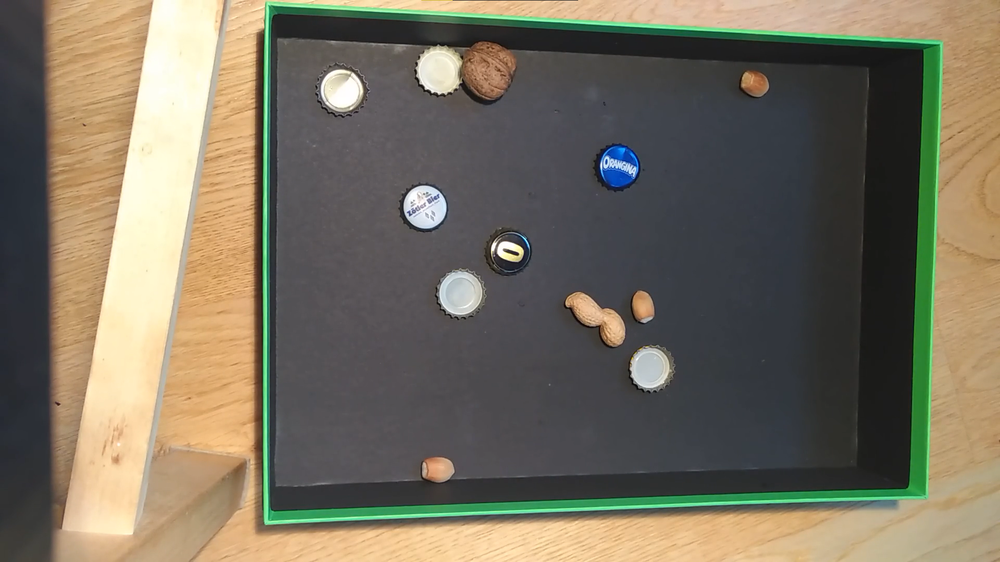
#> input picture example_1.png, 1000 x 562 px, shrunk from 1920 x 1080 before the run; its folder holds only this picture in this run
$ python -i roi_detection.py   (imports and definitions only)
#> lines starting #> are read from the running program, lines starting #| are printed output that depends on the picture; after the words box and inside, x2 and y2 are one past the last pixel; in counts of white or black regions, pixels touching at a corner belong together
#> further down, picture is the input picture: shape (562, 1000, 3); mean B, G, R 94.9, 111.5, 118.6
import cv2
import matplotlib.pyplot as plt
import numpy as np
import json
import sys
import os
import math
import random
#%matplotlib inline
#from __future__ import print_function
from ipywidgets import interact, interactive, fixed, interact_manual
import ipywidgets as widgets
import glob

# Parameters
PADDING_SIZE = 60
K = 2 # k-means clustering (2 : separate background color from ROI area color)
ROI_OFFSET = 40
COLORS = [[0, 0, 0], [255, 255, 255]]

# Adapted from: https://gist.github.com/soply/f3eec2e79c165e39c9d540e916142ae1
# [36 lines left out: functions show_images, draw_rectangle, not called in this run]


def postprocess_polygon_vertices(polygon_vertices, image_shape):
    '''Determine the top-left, top-right, bottom-right,
    and bottom-left points for the ROI polygon and it's external polygon,
    also removing the padding previously added from the points coordinates '''

    points_internal = np.clip(polygon_vertices.copy().reshape((4, 2)) - PADDING_SIZE, a_min=[0, 0], a_max=[image_shape[1], image_shape[0]])
    internal_polygon_vertices = np.zeros((4, 1, 2), dtype=np.int32)

    # the top-left point has the smallest sum whereas the
    # bottom-right has the largest sum
    add = points_internal.sum(1)
    internal_polygon_vertices[0] = points_internal[np.argmin(add)]
    internal_polygon_vertices[3] = points_internal[np.argmax(add)]

    # compute the difference between the points -- the top-right
    # will have the minumum difference and the bottom-left will
    # have the maximum difference
    diff = np.diff(points_internal, axis=1)
    internal_polygon_vertices[1] = points_internal[np.argmin(diff)]
    internal_polygon_vertices[2] = points_internal[np.argmax(diff)]

    return internal_polygon_vertices


def get_external_polygon_vertices(internal_polygon_vertices, image_shape):
    '''TODO'''

    external_polygon_vertices = internal_polygon_vertices.copy()
    external_polygon_vertices[0, 0] += [-ROI_OFFSET, -ROI_OFFSET]
    external_polygon_vertices[1, 0] += [ ROI_OFFSET, -ROI_OFFSET]
    external_polygon_vertices[3, 0] += [ ROI_OFFSET, +ROI_OFFSET]
    external_polygon_vertices[2, 0] += [-ROI_OFFSET, +ROI_OFFSET]
    external_polygon_vertices = np.clip(external_polygon_vertices, a_min=[0, 0], a_max=[image_shape[1], image_shape[0]])

    return external_polygon_vertices

# [10 lines left out: function full_image_polygon, not called in this run]


def find_roi_corner_points(image, plot=False):
    '''TODO'''
#> called with plot = False
    # Sources:
    #   https://www.pyimagesearch.com/2014/04/21/building-pokedex-python-finding-game-boy-screen-step-4-6/
    #   https://github.com/opencv/opencv/blob/master/samples/python/squares.py

    image_area = image.shape[0] * image.shape[1]
#> image_area = 562000
    lb_area = image_area * 0.05
#> lb_area = 28100
    ub_area = image_area * 0.99
#> ub_area = 556380
    min_vertical_length = image.shape[0] * 0.1
#> min_vertical_length = 56.2
    min_horizontal_length = image.shape[1] * 0.1
#> min_horizontal_length = 100

    # list of all the valid 4-vertices polygons found
    polygons_found = []

    # https://opencv-python-tutroals.readthedocs.io/en/latest/py_tutorials/py_imgproc/py_filtering/py_filtering.html#bilateral-filtering
    # Highly effective at noise removal while preserving edges
    bilateral_blur = cv2.bilateralFilter(image, 9, 75, 75)

    # http://www.cse.msu.edu/~pramanik/research/papers/2002Papers/icip.hsv.pdf
    image_for_clustering = cv2.cvtColor(bilateral_blur, cv2.COLOR_BGR2HSV)
#> image_for_clustering: shape (562, 1000, 3); mean H, S, V 67.1, 55.2, 125.6

    # vectorize image
    vectorized = np.float32(image_for_clustering.reshape((-1,3)))

     # define criteria, number of clusters(K) and apply kmeans()
    criteria = (cv2.TERM_CRITERIA_EPS + cv2.TERM_CRITERIA_MAX_ITER, 10, 1.0) #  ( type, max_iter, epsilon )
    _, label, _ = cv2.kmeans(vectorized, K, None, criteria, 10, cv2.KMEANS_RANDOM_CENTERS) # alternative is cv2.KMEANS_PP_CENTERS

    colors = np.uint8(COLORS)

    # make image
    res = colors[label.flatten()]
    clustered_image = res.reshape((image.shape))
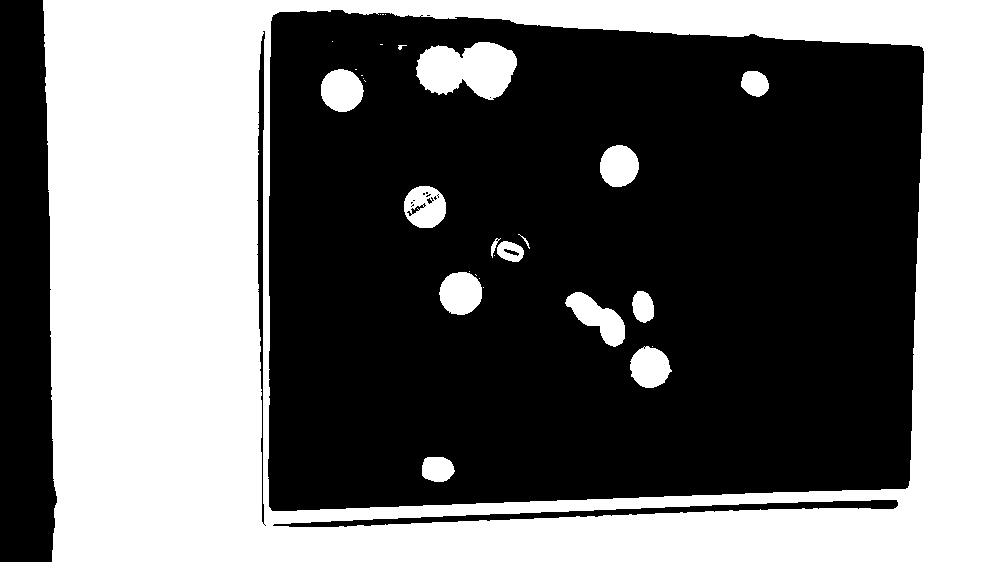
#> clustered_image: shape (562, 1000, 3); 42.4% white; 30 white regions (15 under 20 px), largest, box (x1, y1, x2, y2) and area: (43, 0, 1000, 562) 223660, (416, 42, 517, 100) 4202, (565, 292, 625, 347) 1572

    # convert to grayscale to get a binary image
    gray = cv2.cvtColor(clustered_image, cv2.COLOR_BGR2GRAY)

    # postprocess (?)
    # https://docs.opencv.org/master/d9/d61/tutorial_py_morphological_ops.html
    # kernel = cv2.getStructuringElement(cv2.MORPH_RECT, (5,5))
    # threshold = cv2.morphologyEx(threshold, cv2.MORPH_OPEN, kernel, iterations=1)
    # threshold = cv2.morphologyEx(threshold, cv2.MORPH_CLOSE, kernel, iterations=1)

    # for each padding_color (black or white)
    for padding_color in COLORS:

        # Add padding to the thresholded image
        padded_image = cv2.copyMakeBorder(gray.copy(),
                                          PADDING_SIZE, PADDING_SIZE, PADDING_SIZE, PADDING_SIZE,
                                          cv2.BORDER_CONSTANT, value=padding_color)

        # detecting shapes in image by selecting region with same colors or intensity
        contours, _ = cv2.findContours(padded_image, cv2.RETR_CCOMP, cv2.CHAIN_APPROX_SIMPLE) # cv2.RETR_TREE
        contours = sorted(contours, key=cv2.contourArea)
        contours = contours[5:]

        # Draw all detected contours
        padded_image = cv2.drawContours(cv2.cvtColor(padded_image,cv2.COLOR_GRAY2RGB), contours, -1, (0, 255, 0), 10)

        arc_lenght_percentages = np.flip(np.arange(0.01, 0.1, 0.01))
        # arc_lenght_percentages = np.arange(0.01, 0.1, 0.01)
        for arc_lenght_percentage in arc_lenght_percentages: # arc_lenght_percentages:

            for contour in contours:

                area = cv2.contourArea(contour)

                # skip contour is area is outside the limits
                if area < lb_area or area > ub_area: # or area <= max_poly_area:
                    continue

                # Use of Ramer–Douglas–Peucker algorithm:
                # https://en.wikipedia.org/wiki/Ramer%E2%80%93Douglas%E2%80%93Peucker_algorithm
                # epsilon is maximum distance from contour to approximated contour, it is an accuracy parameter.

                epsilon = arc_lenght_percentage * cv2.arcLength(contour, True)
                approx = cv2.approxPolyDP(contour, epsilon, True)

                # square contours should have 4 vertices after approximation and be convex.
                if len(approx) == 4 and cv2.isContourConvex(approx):

                    poly = postprocess_polygon_vertices(approx, image.shape)
                    approx = approx.reshape(-1, 2)

                    # Find the maximum cosine of the angle between joint edges
                    max_cos = np.max([angle_cos( approx[i], approx[(i+1) % 4], approx[(i+2) % 4] ) for i in range(4)])

                    # if cosines of all angles not too large
                    # (let's say that all angles are between 45 and 90 degree)
                    if (max_cos < 0.7):

                        # check sides length
                        b_l = poly[0, 0]
                        b_r = poly[1, 0]
                        t_l = poly[2, 0]
                        t_r = poly[3, 0]

                        if not vertices_all_inside_image_or_corners([b_l, b_r, t_l, t_r], image.shape):
                            continue

                        bottom_horizontal_length = b_r[0] - b_l[0]
                        top_horizontal_length    = t_r[0] - t_l[0]
                        left_vertical_length     = t_l[1] - b_l[1]
                        right_vertical_length    = t_r[1] - b_r[1]

                        if ( bottom_horizontal_length > min_horizontal_length and
                             top_horizontal_length > min_horizontal_length and
                             left_vertical_length > min_vertical_length and
                             right_vertical_length > min_vertical_length):

                                polygons_found.append([poly, area, max_cos])

            # polygoins found, break from arc lenght percentage loop
            # if len(polygons_found) != 0:
            #    break

        # polygoins found, break from padding color loop
        if len(polygons_found) != 0:
            break
#> this loop made 1 pass
#> pass 1, in find_roi_corner_points, `padded_image = cv2.copyMakeBorder(gray.copy(), PADDING_SIZE, PADDING_S..`:
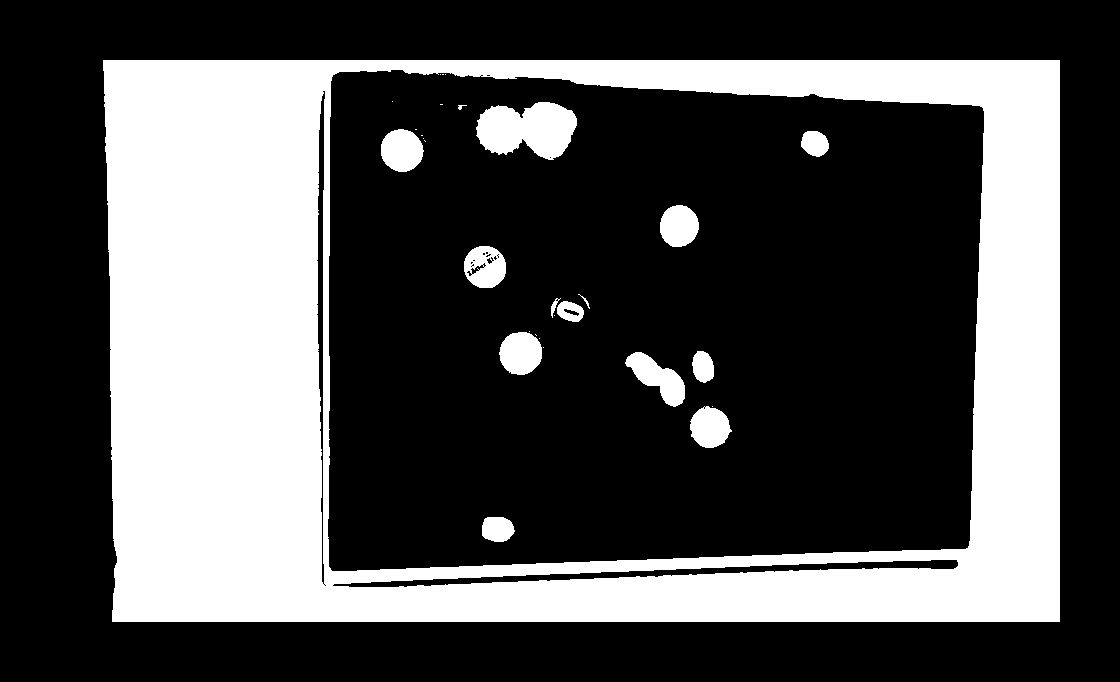
#> padded_image: shape (682, 1120); 31.2% white; 30 white regions (15 under 20 px), largest, box (x1, y1, x2, y2) and area: (103, 60, 1060, 622) 223660, (476, 102, 577, 160) 4202, (625, 352, 685, 407) 1572
#> pass 1, in find_roi_corner_points, `padded_image = cv2.drawContours(cv2.cvtColor(padded_image,cv2.COLOR_GR..`:
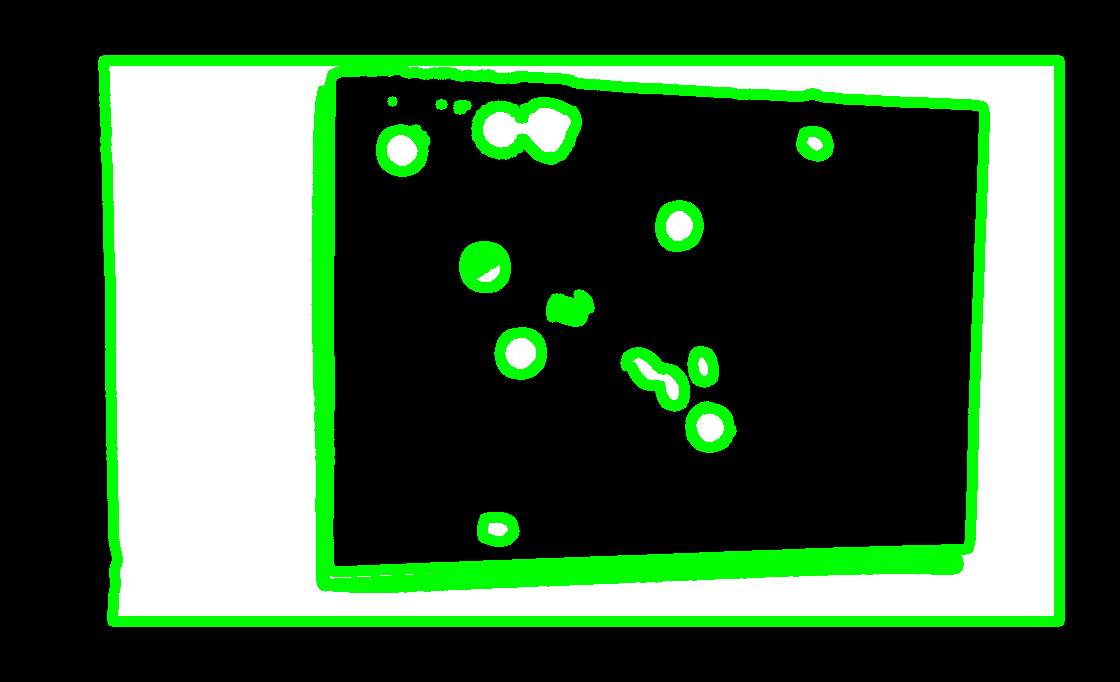
#> padded_image: shape (682, 1120, 3); mean B, G, R 62.8, 93.4, 62.8
#> after the loop, b_l = [43, 0]; b_r = [999, 0]; bottom_horizontal_length = 649; left_vertical_length = 496; max_cos = 0.016; poly = [[43, 0], [999, 0], [52, 561], [999, 561]]; polygons_found = 9 items; right_vertical_length = 441; t_l = [52, 561]; t_r = [999, 561]; top_horizontal_length = 636

    # check if a polygon has been found
    if len(polygons_found) == 0:
        # if not, then return a polygon big as the image
        internal_polygon_vertices = full_image_polygon(image.shape)
        external_polygon_vertices = get_external_polygon_vertices(internal_polygon_vertices, image.shape)
    else:
        # order found polygons by decreasing area and increasing max_cos
        polygons_found = sorted(polygons_found, key = lambda x: (-x[1], x[2]))
        #for f in polygons_found:
        #    print(f)
        internal_polygon_vertices = polygons_found[0][0]
#> internal_polygon_vertices = [[272, 15], [921, 46], [272, 511], [908, 487]]
        external_polygon_vertices = get_external_polygon_vertices(internal_polygon_vertices, image.shape)
#> in get_external_polygon_vertices, `external_polygon_vertices = np.clip(external_polygon_vertices, a_min=[..`: external_polygon_vertices = [[232, 0], [961, 6], [232, 551], [948, 527]]
#> external_polygon_vertices = [[232, 0], [961, 6], [232, 551], [948, 527]]

    # if plot:
    #      # draw the biggest contour
    #      image_polygon_vertices = draw_rectangle(image.copy(), polygon_vertices, 5)
    #      show_images([padded_image, image_polygon_vertices[...,::-1]], titles=["color separated (and padded) image", "approximated area polygon"])

    return internal_polygon_vertices, external_polygon_vertices

"""
def find_perspective_transf_matrix(vertices):
    ''' Return a perspective transform matrix given 4 rectangular vertices '''
    # adapted from: https://www.pyimagesearch.com/2014/05/05/building-pokedex-python-opencv-perspective-warping-step-5-6/

    # compute the width of the new image
    (tl, tr, bl, br) = vertices
    width_A = np.sqrt(((br[0] - bl[0]) ** 2) + ((br[1] - bl[1]) ** 2))
    width_B = np.sqrt(((tr[0] - tl[0]) ** 2) + ((tr[1] - tl[1]) ** 2))

    # and the height of the new image
    height_A = np.sqrt(((tr[0] - br[0]) ** 2) + ((tr[1] - br[1]) ** 2))
    height_B = np.sqrt(((tl[0] - bl[0]) ** 2) + ((tl[1] - bl[1]) ** 2))

    # take the maximum of the width and height values to reach our final dimensions
    max_width = max(int(width_A), int(width_B))
    max_height = max(int(height_A), int(height_B))

    # construct the destination points to be used to map the ROI to a top-down, "birds eye" view
    dst = np.array(
                    [
                        [0, 0],
                        [max_width - 1, 0],
                        [max_width - 1, max_height - 1],
                        [0, max_height - 1]
                    ],
                    dtype = "float32"
                )

    # adjust rectangle representation
    rect = np.zeros((4, 2), dtype = "float32")
    rect[0] = vertices[0]
    rect[1] = vertices[1]
    rect[2] = vertices[3]
    rect[3] = vertices[2]

    # calculate the perspective transform matrix and warp the perspective to grab the ROI
    T = cv2.getPerspectiveTransform(rect, dst)

    return T, max_width, max_height
"""

# [26 lines left out: function get_bounding_boxes, not called in this run]

"""
def warp_bounding_boxes(bbs, T):
    '''TODO'''

    new_bbs = []
    for bb in bbs:

        pointsIn = np.array([[bb[0], bb[1]], [bb[2], bb[3]]], dtype='float32')
        pointsIn = np.array([pointsIn])
        pointsOut = cv2.perspectiveTransform(pointsIn, T)

        new_bb = []
        top_left = pointsOut[0][0]
        new_bb.append(math.floor(top_left[0])) # xmin
        new_bb.append(math.floor(top_left[1])) # ymin
        bottom_right = pointsOut[0][1]
        new_bb.append(math.floor(bottom_right[0])) # xmax
        new_bb.append(math.floor(bottom_right[1])) # ymax
        new_bb.append(bb[4])

        new_bbs.append(new_bb)

    return new_bbs
"""

# [42 lines left out: functions is_point_contained, is_within_polygon, not called in this run]


def angle_cos(p0, p1, p2):
    '''TODO'''

    d1, d2 = (p0-p1).astype('float'), (p2-p1).astype('float')
    return abs( np.dot(d1, d2) / np.sqrt( np.dot(d1, d1)*np.dot(d2, d2) ) )


def vertices_all_inside_image_or_corners(vertices, image_shape):
    '''TODO'''

    # print(vertices)
    corner_points = [[0, 0], [0, image_shape[0] - 1], [image_shape[1] - 1, image_shape[0] - 1], [image_shape[1] - 1, 0]]

    for vertex in vertices:

        found = False
        for i in range(len(corner_points)):
            cp = corner_points[i]
            if (vertex[0] == cp[0] and vertex[1] == cp[1]):
                found = True
                index = i
                break

        if found:
            del corner_points[index]

    # print(corner_points)

    if len(corner_points) == 4 or len(corner_points) == 0:
        return True
    else:
        return False

>>> import cv2
>>> picture = cv2.imread('../example_1.png')
>>> result = find_roi_corner_points(picture)
#> result = ([[272, 15], [921, 46], [272, 511], [908, 487]], [[232, 0], [961, 6], [232, 551], [948, 527]])

$ run again, on example_2.png
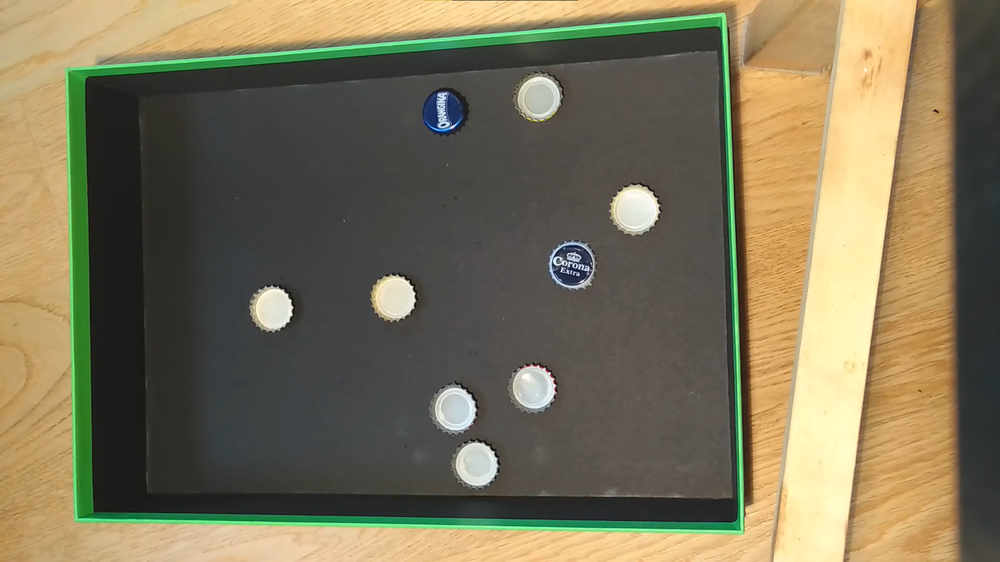
#> input picture example_2.png, 1000 x 562 px, shrunk from 1920 x 1080 before the run
#> picture is the input picture: shape (562, 1000, 3); mean B, G, R 87.7, 114.1, 122.7
#> image_for_clustering: shape (562, 1000, 3); mean H, S, V 35.7, 63.2, 128.2
#> in find_roi_corner_points, `clustered_image = res.reshape((image.shape))`:
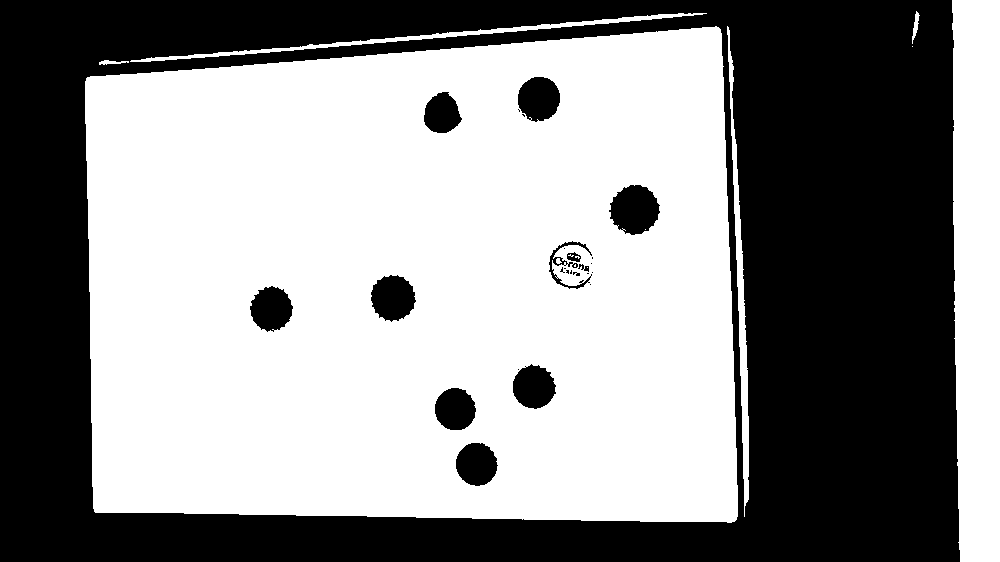
#> clustered_image: shape (562, 1000, 3); 56.4% white; 26 black regions (14 under 20 px), largest, box (x1, y1, x2, y2) and area: (0, 0, 960, 562) 233042, (609, 185, 660, 235) 1857, (371, 275, 416, 322) 1567
#> the loop in find_roi_corner_points, `for padding_color in COLORS:` made 1 pass
#> pass 1, in find_roi_corner_points, `padded_image = cv2.drawContours(cv2.cvtColor(padded_image,cv2.COLOR_GR..`:
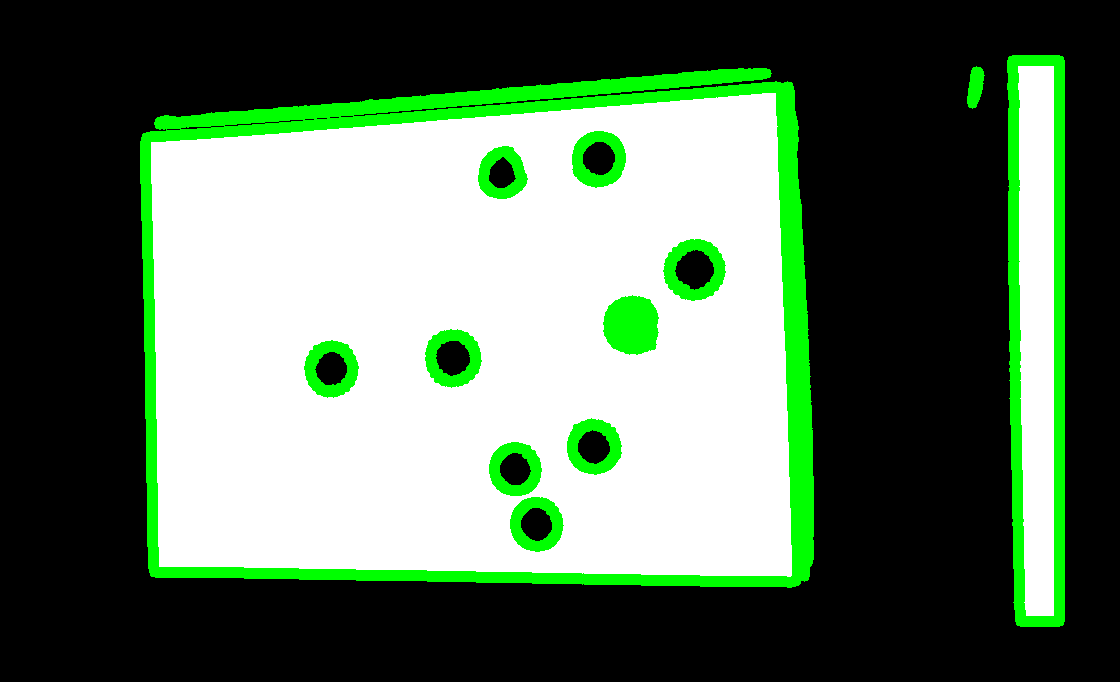
#> padded_image: shape (682, 1120, 3); mean B, G, R 94, 116.6, 94
#> after the loop in find_roi_corner_points, `for padding_color in COLORS:`: b_l = [87, 77]; b_r = [720, 29]; bottom_horizontal_length = 633; left_vertical_length = 434; max_cos = 0.0595; poly = [[87, 77], [720, 29], [94, 511], [734, 521]]; polygons_found = 9 items; right_vertical_length = 492; t_l = [94, 511]; t_r = [734, 521]; top_horizontal_length = 640
#> internal_polygon_vertices = [[87, 77], [720, 29], [94, 511], [734, 521]]
#> in get_external_polygon_vertices, `external_polygon_vertices = np.clip(external_polygon_vertices, a_min=[..`: external_polygon_vertices = [[47, 37], [760, 0], [54, 551], [774, 561]]
#> result = ([[87, 77], [720, 29], [94, 511], [734, 521]], [[47, 37], [760, 0], [54, 551], [774, 561]])
